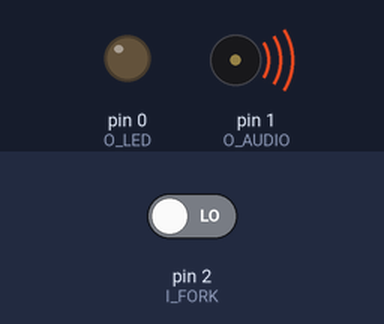
This sketch was run on a simulated Arduino Uno, built with avr-gcc and run on an emulated ATmega328P. Parts: output pins drawn as LEDs (lit = HIGH), buzzer (waves = sounding). Inputs (shaded band) come from the test bench; at power-on: pin 2 (I_FORK) LOW. The audio player accepts every command and is not drawn.

Above: at 5.8 s.
5.9 s: pin 2 (I_FORK) driven HIGH
At 6.2 s:
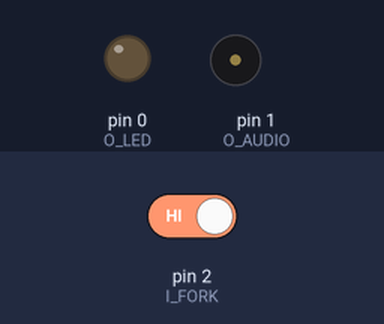
At 7.8 s:
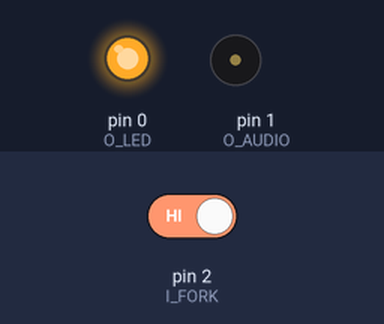
8.9 s: pin 2 (I_FORK) driven LOW
At 9.7 s:
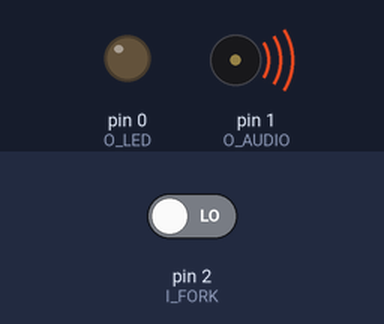
Timing chart, 0 to 11.9 s (numbered marks = the images above; inputs shaded):
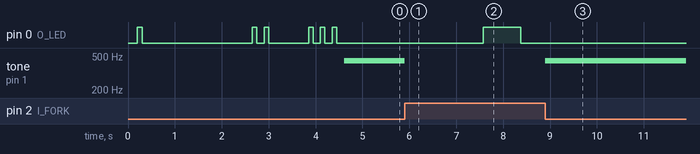

The sketch:

storyphone_fsm_neu.ino
```cpp
/* STORYPHONE
 *
 *  Plays Line Sound on POTS
 *  Plays selectable MP3 from USB Stick
 *  allows to change Volume
 *
 *  Use AttinyCore (http://drazzy.com/package_drazzy.com_index.json) for tone() functionality
 *
 *  PB0: LED for Debugging
 *  PB1: Output for tone()
 *  PB2: detects Fork States and Inputs of Dial Wheel
 *  PB3 / PB4: Serial Communication with DFPlayer
 *
 *  (c) 2023 simon.widmer@mailbox.org
 *  Schematics: https://github.com/sxwid/storyphone
 *
 *  Issues: Slight Distortions on audio signal... Better shielding needed?
 */

#include <Fsm.h>
#include <SoftwareSerial.h>
#include "DFRobotDFPlayerMini.h"

// Events FSM
#define FORK_LIFT 0
#define FORK_RISING 1
#define FORK_FALLING 2
#define HANGUP 3
#define DIAL_COMPLETE 4
#define ERROR_TR 5
#define LED_TOGGLE 6

#define LED_OFF 0
#define LED_1 50
#define LED_2 100
#define LED_3 400
#define LED_4 800
#define LED_5 2000

//#define DEBUG 1

SoftwareSerial mySoftwareSerial(4, 3); // RX, TX
DFRobotDFPlayerMini myDFPlayer;

const int O_LED = 0;     // LED Out auf PB0
const int O_AUDIO = 1;   // Signalausgabe auf PB1
const int I_FORK = 2;    // Auswertung Gabel auf PB2

bool last_forkstate; // last state of fork
int  dial_counter = 0;
unsigned long lastchange = 0; //last time fork changed

int led_delay = LED_1;
unsigned long led_lastchange = 0; //last time led changed

// Timings
int pulse = 60; //ms
int pulse_min = pulse*0.9; //ms
int pulse_max = pulse*1.2; //ms
int pause = 40; //ms
int pause_min = pause*0.9; //ms
int pause_max = pause*1.1; //ms
int period_max = 10* (pulse_max + pause_max);

//DF Player Volume (possibly to low?!)
int df_vol = 20;

//FSM Setup
State state_idle(&on_idle_enter, &check_fork_falling, NULL);
State state_forklift(&on_forklift_enter, &check_fork_rising, &on_forklift_exit);
State state_play(&on_play_enter, &check_fork_rising, &on_play_exit);
State state_impuls(&on_impuls_enter, &check_fork_state, NULL);
Fsm fsm(&state_idle);

State state_LED_off(&LED_off, &check_LED, NULL);
State state_LED_on(&LED_on, &check_LED, NULL);
Fsm fsm_led(&state_LED_on);

// regular Functions **********************************************
void signal_line(){
  tone(O_AUDIO,440);
}

void signal_error(){
  tone(O_AUDIO,800);
}

void blink_led(int nb = 1){
  digitalWrite(O_LED,LOW);
  delay(200);
  while(nb>=1){
    digitalWrite(O_LED,HIGH);
    delay(100);
    digitalWrite(O_LED,LOW);
    delay(150);
    nb -= 1;
  }
}


//FSM LED Functions **********************************************
void LED_off(){
  digitalWrite(O_LED, LOW);
}

void LED_on(){
  if(led_delay > 0){
    digitalWrite(O_LED, HIGH);
  }
}

void check_LED(){
  if(millis() > (led_lastchange + led_delay)){
    led_lastchange = millis();
    fsm_led.trigger(LED_TOGGLE);
  }
}


//FSM  Functions **********************************************
void check_fork_state(){
  //Handle Timeout means completed action
  if(millis() > (lastchange + pulse_max)){
    // No complete pulse detected, hanged up
    if (dial_counter == 0){
      #ifdef DEBUG
        Serial.println("TRIGGER HANGUP");
      #endif
      fsm.trigger(HANGUP);
    }
    if(dial_counter > 0 && dial_counter <=10){
      #ifdef DEBUG
        blink_led(dial_counter);
        Serial.print("DIAL COMPLETE, Playing: ");
        Serial.println(dial_counter);
      #endif
      fsm.trigger(DIAL_COMPLETE);
    }
    if((dial_counter > 10) && digitalRead(I_FORK)== HIGH){
      #ifdef DEBUG
        Serial.print("ERROR");
        Serial.println(dial_counter);
      #endif
      fsm.trigger(ERROR_TR);
    }
  }
  else{
    int fork_state = digitalRead(I_FORK);
    // Only take action if forkstate changed
    if (fork_state != last_forkstate){
      last_forkstate = fork_state;
      lastchange = millis();
      if (fork_state == LOW) {
        // We saw a falling edge, add 1 to dial_counter
        dial_counter += 1;
      }
      if (fork_state == HIGH) {
        // We saw a rising edge, do nothing because we count on falling edge
      }
    }
  }
}

void check_fork_falling(){
  int fork_state = digitalRead(I_FORK);
  if (fork_state == LOW) {
    fsm.trigger(FORK_LIFT);
  }
}

void check_fork_rising(){
  int fork_state = digitalRead(I_FORK);
  if (fork_state == HIGH) {
    fsm.trigger(FORK_RISING);
  }
}

void on_idle_enter(){
  #ifdef DEBUG
    Serial.println("Enter IDLE");
  #endif
  led_delay = LED_4;
  noTone(O_AUDIO);
  myDFPlayer.pause();
}

void on_forklift_enter(){
  #ifdef DEBUG
    Serial.println("Enter FORKLIFT");
  #endif
  led_delay = LED_OFF;
  signal_line();
  myDFPlayer.pause();
}

void on_forklift_exit(){
  #ifdef DEBUG
    Serial.println("Exit FORKLIFT");
  #endif
  lastchange = millis();
  dial_counter = 0;
}

void on_play_enter(){
  #ifdef DEBUG
    Serial.println("Enter PLAY");
  #endif
  led_delay = LED_5;
  myDFPlayer.play(dial_counter);
}

void on_play_exit(){
  #ifdef DEBUG
    Serial.println("Exit PLAY");
  #endif
  led_delay = LED_5;
  lastchange = millis();
  dial_counter = 0;
}

void on_impuls_enter(){
  //Serial.println("Enter IMPULS");
  led_delay = LED_OFF;
  noTone(O_AUDIO);
  myDFPlayer.pause();
}

void setup() {
  #ifdef DEBUG
    Serial.begin(115200);
    Serial.println("");
    Serial.println("Start");
  #endif

  mySoftwareSerial.begin(9600);

  pinMode(O_LED, OUTPUT);
  pinMode(I_FORK, INPUT);
  pinMode(O_AUDIO, OUTPUT);

  blink_led(1);

  //todo necessary? DFPlayer needs some time...
  delay(2000);

  //FSM Transistions
  fsm.add_transition(&state_idle, &state_forklift,FORK_LIFT, NULL);
  fsm.add_transition(&state_forklift, &state_impuls,FORK_RISING, NULL);
  fsm.add_transition(&state_play, &state_impuls, FORK_RISING, NULL);
  fsm.add_transition(&state_impuls, &state_idle, HANGUP, NULL);
  fsm.add_transition(&state_impuls, &state_play, DIAL_COMPLETE, NULL);
  fsm.add_transition(&state_impuls, &state_forklift, ERROR_TR, NULL);

  //FSM Transistions
  fsm_led.add_transition(&state_LED_off, &state_LED_on, LED_TOGGLE, NULL);
  fsm_led.add_transition(&state_LED_on, &state_LED_off, LED_TOGGLE, NULL);


  //Initialize Forkstate
  last_forkstate = digitalRead(I_FORK);

  blink_led(2);

  //Initialize DF Player
  if (!myDFPlayer.begin(mySoftwareSerial)) {  //Use softwareSerial to communicate with mp3.
    while(true){
      delay(0); // Code to compatible with ESP8266 watch dog.
    }
  }

  blink_led(3);

  myDFPlayer.outputDevice(DFPLAYER_DEVICE_U_DISK);
  myDFPlayer.volume(df_vol);
  myDFPlayer.EQ(DFPLAYER_EQ_CLASSIC);

}


void loop() {
  fsm_led.run_machine();
  fsm.run_machine();
  delay(1);
}
```

Measured:
- after the input at 5.9 s, pin 0 (O_LED): LOW → HIGH after 1.7 s, → LOW 0.80 s later; tone on pin 1 (O_AUDIO): 440 Hz → silent at once
- after the input at 8.9 s, pin 0 (O_LED): stops changing and stays LOW; tone on pin 1 (O_AUDIO): silent → 440 Hz at once
